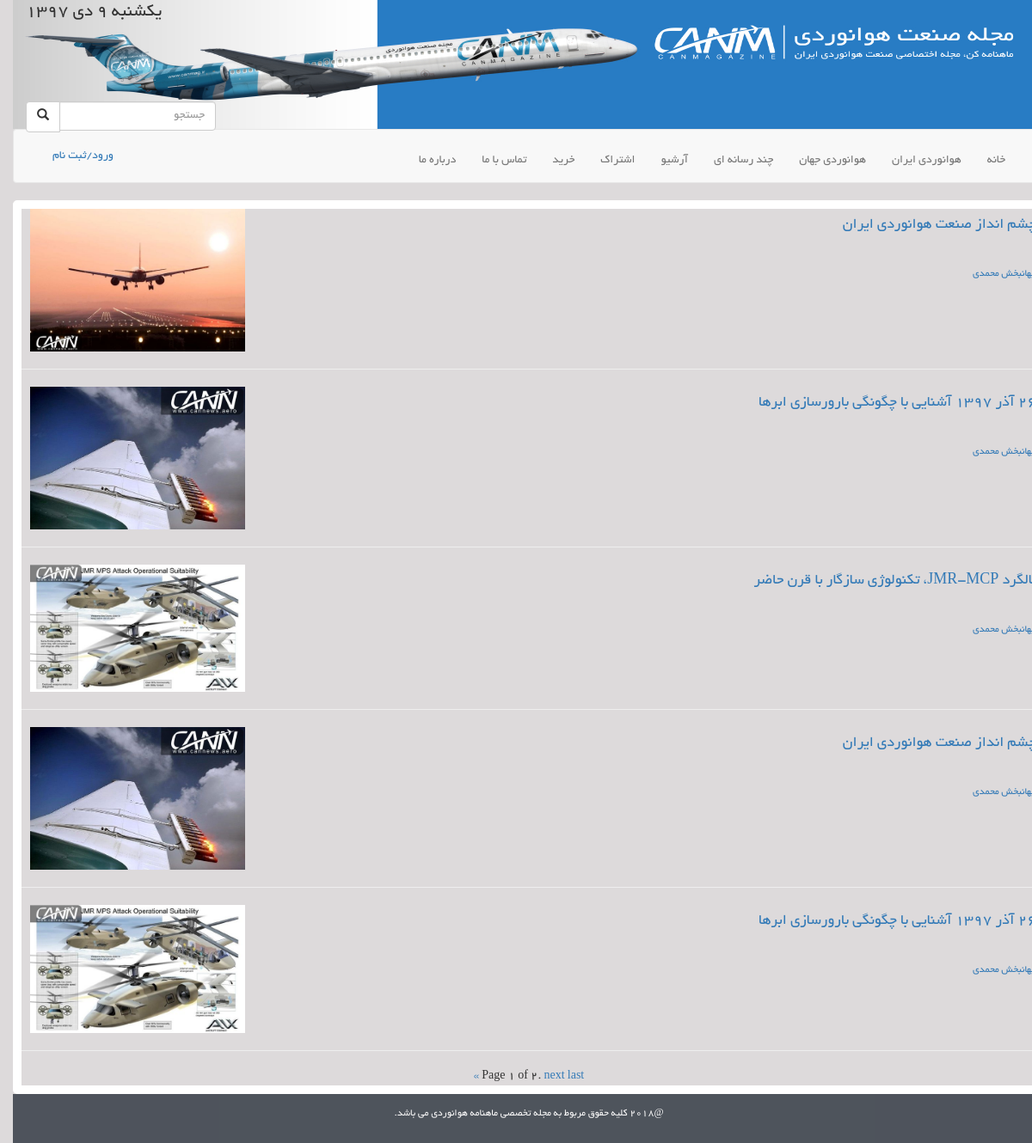
The page / on the database its author committed.
### news/models.py (models this page shows, shortened)
class News(models.Model):
    id = models.UUIDField(primary_key=True, default=uuid.uuid4, editable=False)
    title = models.CharField(max_length=255)
    content = FroalaField(theme='dark')
    image = models.ImageField(upload_to='img/news/')
    date = models.DateField()
    source = models.CharField(max_length=100)
    international = models.BooleanField(default=False)
    created_at = models.DateTimeField(auto_now_add=True)
    updated_at = models.DateTimeField(auto_now=True)
    created_by = models.ForeignKey(User, null=True,
                                   on_delete=models.SET_NULL,
                                   related_name='writer')
    updated_by = models.ForeignKey(User, null=True,
                                   on_delete=models.SET_NULL,
                                   related_name='editor')

### news/views.py (the view)
# urls.py: path('', news_views.index, name="index"),
def index(request):
    news = []
    for item in News.objects.all():
        news.append({
            'id':item.id,
            'title':item.title,
            'content':item.content,
            'image':item.image.url,
            'date':item.date,
            'source':item.source,
            'writer':'%s %s'%(item.created_by.first_name, item.created_by.last_name)
        })
    paginator = Paginator(news, settings.NEWS_PAGE_SIZE) # Show 25 contacts per page
    page = request.GET.get('page')
    news = paginator.get_page(page)
    return render(request, 'news_all.html', {'news': news})

### news/templates/news_all.html (shortened to what this page needs)
{% extends "base.html" %}
{% load staticfiles %}
{% block extra_head %}
    <link rel="stylesheet" href="{% static 'magazine/css/news.css' %}">
{% endblock %}
{% block content %}
    <div class="news">
        {% for item in news %}
           <div class="row">
                <a href="{% url 'news:retrive_news'%}?id={{ item.id }}">
                    <div class="col-xs-12 col-sm-6 context">
                        <h4>{{ item.title }}</h4>
                        <br>
                        <h6>{{ item.writer }}</h6>
                    </div>
                    <div class="col-xs-12 col-sm-6 news_img img-responsive">
                        <img src="{{ item.image }}" alt="">
                    </div>
                </a>
            </div>
            <hr>
        {% endfor %}
        <div class="paging">
            <span class="step-links">
                <span class="current">
                    Page {{ news.number }} of {{ news.paginator.num_pages }}.
                </span>
                {% if news.has_next %}
                    <a href="?page={{ news.next_page_number }}">next</a>
                    <a href="?page={{ news.paginator.num_pages }}">last &raquo;</a>
                {% endif %}
            </span>
        </div>
    </div>
{% endblock %}

### base/templates/base.html (shortened to what this page needs)
<!DOCTYPE html>
{% load staticfiles %}
<html>
<head>
    {% block extra_head %}{% endblock %}
    <link rel="stylesheet" href="{% static 'magazine/css/bootstrap.min.css' %}">
    <link rel="stylesheet" href="{% static 'magazine/css/bootstrap-rtl.min_.css' %}">
    <link rel="stylesheet" href="{% static 'magazine/css/base.css' %}">
  </head>
</head>
<body>
    <header>
        <div id="logo-sec">
            <div class="row">
                <div class="col-xs-12 col-sm-6 col-md-6 col-lg-6 date">
                    <div class="col-xs-12">
                        <span id="date">date</span>
                    </div>
                    <div id="search-sec" class="col-xs-12">
                        <form class="navbar-form navbar-left" action="#">
                          <div class="input-group">
                            <input type="text" class="form-control" placeholder="جستجو">
                            <div class="input-group-btn">
                              <button class="btn btn-default" type="submit">
                                <i class="glyphicon glyphicon-search"></i>
                              </button>
                            </div>
                          </div>
                        </form>
                    </div>
                </div>
            </div>
        </div>
        <div id="navbar-sec">
            <nav class="navbar navbar-default">
              <div class="container-fluid">
                <div class="collapse navbar-collapse" id="myNavbar">
                  <ul class="nav navbar-nav">
                    <li ><a href="/">خانه</a></li>
                    <li><a href="{% url 'news:retrive_news' %}?type=iran">هوانوردی ایران</a></li>
                    <li><a href="{% url 'news:retrive_news' %}?type=international">هوانوردی جهان</a></li>
                    <li><a href="#">چند رسانه ای</a></li>
                    <li><a href="#">آرشیو</a></li>
                    <li><a href="{% url 'base:subscription' %}">اشتراک</a></li>
                    <li><a href="/shop">خرید </a></li>
                    <li><a href="{% url 'base:contact_us' %}"> تماس با ما</a></li>
                    <li><a href="#">درباره ما</a></li>
                  </ul>
                  {% if user.is_authenticated %}
                      <ul class="navbar-left">
                         {{ user.username }}
                         <p><a href="{% url 'base:logout' %}">خروج</a></p>
                      </ul>
                  {% else %}
                    <ul class="nav navbar-left">
                        <li>
                            <a  href="#" data-toggle="modal" data-target=".login-register-form">
                               ورود/ثبت نام
                            </a>
                        </li>
                    </ul>
                  {% endif %}
                </div>
              </div>
            </nav>
        </div>
    </header>
    <section>
        {% block content %}
        {% endblock %}
    </section>
    <div class="footer">
        <div class="row">
            <p>@۲۰۱۸ کلیه حقوق مربوط به مجله تخصصی ماهنامه هوانوردی می باشد. </p>
        </div>
    </div>
</body>
</html>

### static/magazine/css/news.css (style rules this page uses)
.news { border: 10px solid white; border-radius: 5px; }
.news_img img { width: 250px; max-width: 250px; float: left; margin-left: 10px; }
.paging { display: flex; justify-content: center; }
p { text-align: justify; }

### static/magazine/css/base.css (style rules this page uses)
body { background-color: #dddadb; font-family: BYekan; }
#logo-sec { background-image: url("/static/magazine/img/header/header.jpg"); background-repeat : no-repeat; background-size:contain; background-position:center; height: 150px; max-height: 150px; background-size: 100% 100%; }
#search-sec { margin-top: 80px; }
#date { font-size: 1.5em; float: left; }
#logo-sec .navbar-form { padding-left: 0; }
.footer { display: flex; justify-content: center; padding: 15px 0; background-color: #2B333D; font-size: 12px; opacity: 0.8; vertical-align: bottom; width: 100%; bottom: 0; }
.footer p { color: white; }

### rows shown on the page
News: title "چشم انداز صنعت هوانوردی ایران"
News: title "۲۶ آذر ۱۳۹۷ آشنایی با چگونگی بارورسازی ابرها"
News: title "بالگرد JMR-MCP، تکنولوژی سازگار با قرن حاضر"
News: title "چشم انداز صنعت هوانوردی ایران"
News: title "۲۶ آذر ۱۳۹۷ آشنایی با چگونگی بارورسازی ابرها"

### other values the page prints
{{ item.writer }} "جهانبخش محمدی" "جهانبخش محمدی" "جهانبخش محمدی" "جهانبخش محمدی" "جهانبخش محمدی"
{{ news.number }} "1"
{{ news.paginator.num_pages }} "2"
